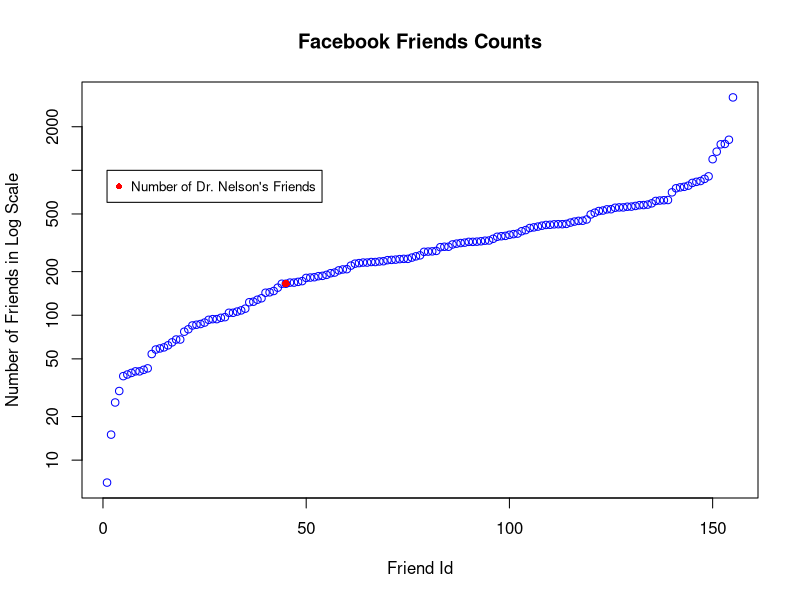

Reproduce this figure in R.
pdf("NelsonPlot.pdf")
x_range <- c(1,155)
y_range <- c(7,3187)
 
x <- c(1,2,3,4,5,6,7,8,9,10,11,12,13,14,15,16,17,18,19,20,21,22,23,24,25,26,27,28,29,30,31,32,33,34,35,36,37,38,39,40,41,42,43,44,45,46,47,48,49,50,51,52,53,54,55,56,57,58,59,60,61,62,63,64,65,66,67,68,69,70,71,72,73,74,75,76,77,78,79,80,81,82,83,84,85,86,87,88,89,90,91,92,93,94,95,96,97,98,99,100,101,102,103,104,105,106,107,108,109,110,111,112,113,114,115,116,117,118,119,120,121,122,123,124,125,126,127,128,129,130,131,132,133,134,135,136,137,138,139,140,141,142,143,144,145,146,147,148,149,150,151,152,153,154,155)
y <- c(7,15,25,30,38,39,40,41,41,42,43,54,58,59,60,62,65,68,68,77,80,85,86,87,89,93,94,94,96,97,104,104,106,108,111,123,124,128,131,143,144,147,155,165,165,168,168,170,172,181,182,183,186,187,190,195,197,204,207,208,220,227,229,231,231,233,233,235,236,240,241,242,244,245,245,250,255,259,274,275,276,278,295,297,297,308,312,315,317,321,321,322,324,327,328,337,348,351,353,359,363,366,380,387,400,404,409,415,420,421,424,425,425,427,436,443,448,449,458,496,510,524,528,538,539,552,555,555,561,562,568,575,576,580,592,615,619,622,624,705,752,763,770,784,819,833,844,873,909,1194,1346,1512,1521,1626,3187)
plot(x_range,y_range,type="n",xlab="Friend Id", ylab="Number of Friends in Log Scale",log="y")

points(x,y,col='blue',pch=1,lwd=1)
nelsonY <- c(165)
nelsonX <- c(45)

points(nelsonX,nelsonY,type="b",lty=5,col='red',pch=16);
legend(1,1000,c("Number of Dr. Nelson's Friends"),pch=c(16),cex=.8,col=c("Red"))
title("Facebook Friends Counts")
dev.off()
paste("Mean:",mean(y))
paste("Standard Deviation: ",sd(y))
paste("Median: ",median(y))
paste("Number of Friends for Dr. Nelson: ",nelsonY)
paste("Number of Friends Who have More Friends than Dr. Nelson: ", sum(y > nelsonY[1] ))
paste("Number of Friends Who have Less Friends than Dr. Nelson: ", sum(y < nelsonY[1]))
